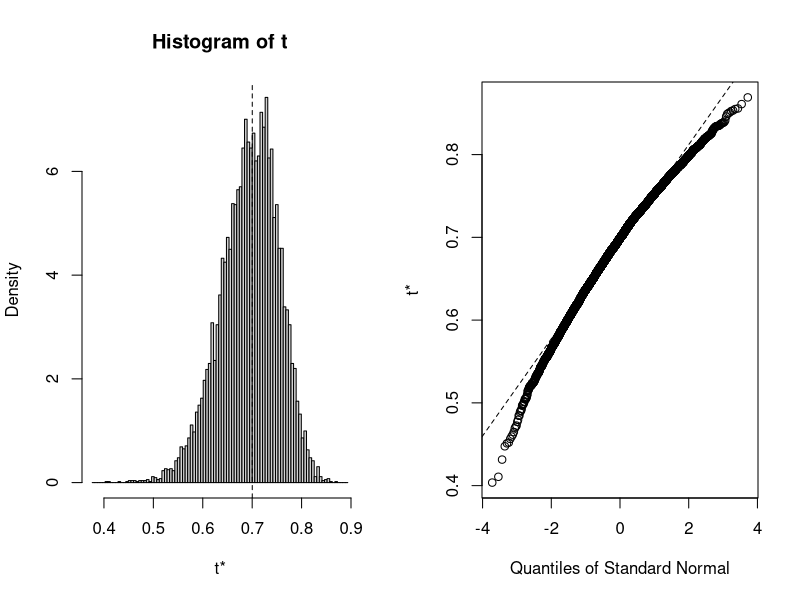
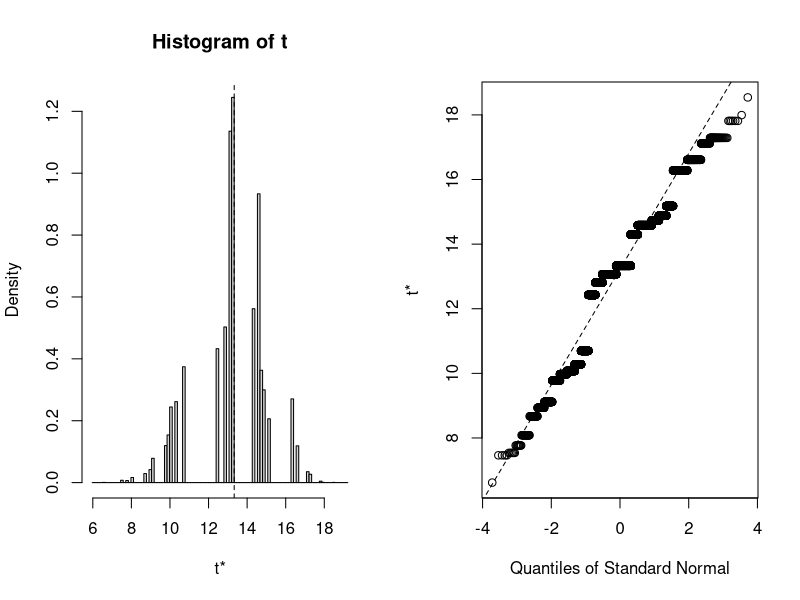
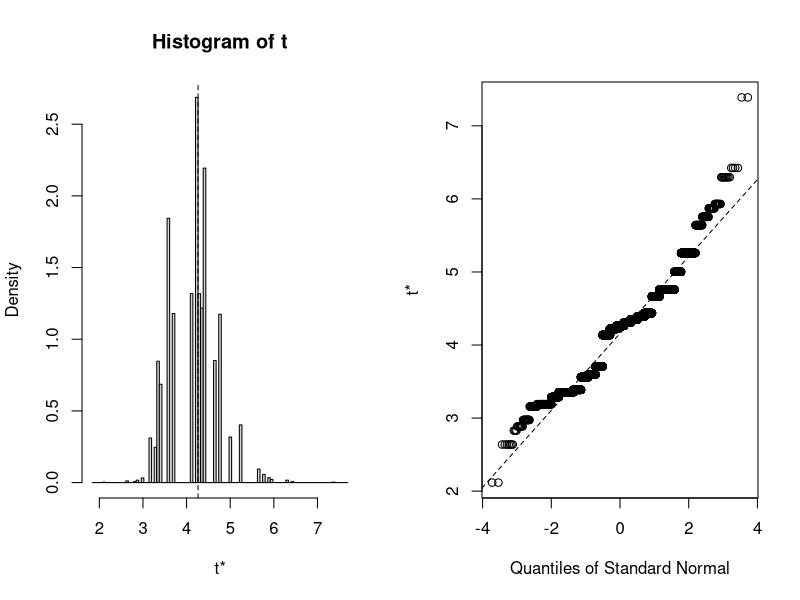
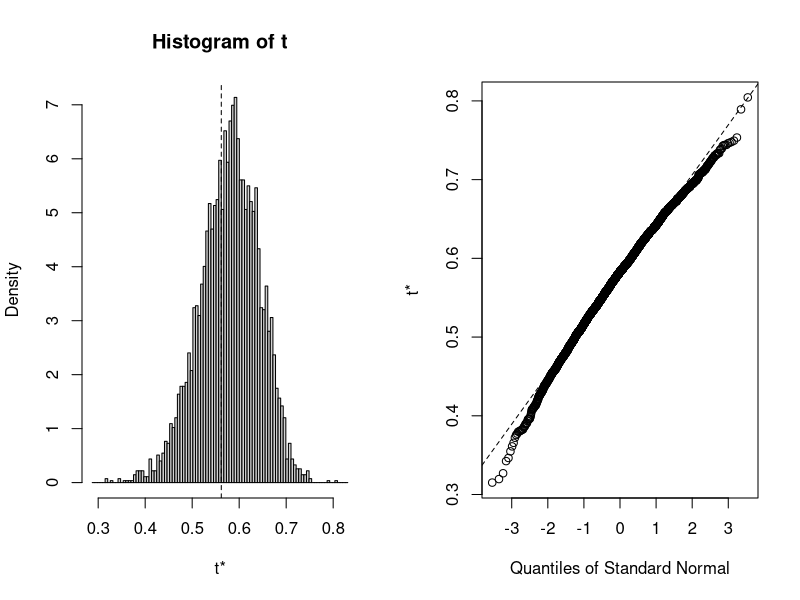

Write the R code that produced these figures, in order.
## ---- chunk 1
knitr::opts_chunk$set(echo = TRUE)
## ---- chunk 2
n <- 1000

B0 <- 1
B1 <- 0.8
B2 <- -1
B3 <- 0.3

set.seed(123)
X1 <- rnorm(n, mean = 20, sd = sqrt(5))
X2 <- sample(c(0, 1), size = n, replace = TRUE)
Z <- rnorm(n, mean = 0, sd = sqrt(0.5))

Y_sim <- B0 + B1 * X1 + B2 * X2 + B3 * X1 * X2 + Z

simulated_df <- data.frame(Y = Y_sim, X1 = X1, X2 = X2)
## ---- chunk 3
set.seed(123)
train_idx <- sample(1:nrow(simulated_df), nrow(simulated_df) * .8)

train_df <- simulated_df[train_idx, ]
test_df <- simulated_df[-train_idx, ]

# fit model on training
fit1 <- lm(Y ~ X1 + X2, data = train_df)
fit2 <- lm(Y ~ X1 + X2 + X1 * X2, data = train_df)

# predict on test
preds1 <- predict(fit1, newdata = test_df)
preds2 <- predict(fit2, newdata = test_df)

# calculate MSE
MSE_holdout1 <- mean((test_df$Y - preds1) ^ 2)
MSE_holdout2 <- mean((test_df$Y - preds2) ^ 2)
## ---- chunk 4
### 10-fold CV
K <- 10
set.seed(123)
# shuffle
idx <- sample(1:n, n)
kfold_df <- simulated_df[idx, ]
kfold_df <- cbind(kfold_df, fold = rep(1:K, each = 1000 / K))

all_MSE_kfold1 <- all_MSE_kfold2 <- c()
for (i in 1:K) {
    train_df <- kfold_df[kfold_df$fold != i, ]
    test_df <- kfold_df[kfold_df$fold == i, ]
    
    # fit model on training
    fit1 <- lm(Y ~ X1 + X2, data = train_df)
    fit2 <- lm(Y ~ X1 + X2 + X1 * X2, data = train_df)
    
    # predict on test
    preds1 <- predict(fit1, newdata = test_df)
    preds2 <- predict(fit2, newdata = test_df)
    # calculate MSE
    MSE1 <- mean((test_df$Y - preds1)^2)
    MSE2 <- mean((test_df$Y - preds2)^2)
    all_MSE_kfold1 <- c(all_MSE_kfold1, MSE1)
    all_MSE_kfold2 <- c(all_MSE_kfold2, MSE2)
}
MSE_kfold1 <- mean(all_MSE_kfold1)
MSE_kfold2 <- mean(all_MSE_kfold2)
## ---- chunk 5
### =1000-fold CV
K <- nrow(simulated_df)
set.seed(123)
# shuffle
idx <- sample(1:n, n)
LOO_df <- simulated_df[idx, ]
LOO_df <- cbind(LOO_df, fold = rep(1:K, each = 1000 / K))

all_MSE_LOO1 <- all_MSE_LOO2 <- c()
for (i in 1:K) {
    train_df <- LOO_df[LOO_df$fold != i, ]
    test_df <- LOO_df[LOO_df$fold == i, ]
    
    # fit model on training
    fit1 <- lm(Y ~ X1 + X2, data = train_df)
    fit2 <- lm(Y ~ X1 + X2 + X1 * X2, data = train_df)
    
    # predict on test
    preds1 <- predict(fit1, newdata = test_df)
    preds2 <- predict(fit2, newdata = test_df)
    # calculate MSE
    MSE1 <- mean((test_df$Y - preds1) ^ 2)
    MSE2 <- mean((test_df$Y - preds2) ^ 2)
    all_MSE_LOO1 <- c(all_MSE_LOO1, MSE1)
    all_MSE_LOO2 <- c(all_MSE_LOO2, MSE2)
}
MSE_LOO1 <- mean(all_MSE_LOO1)
MSE_LOO2 <- mean(all_MSE_LOO2)
## ---- chunk 6
# Model 1
MSE_holdout1; MSE_kfold1; MSE_LOO1
# Model 2
MSE_holdout2; MSE_kfold2; MSE_LOO2
## ---- chunk 7
### Bootstrap estimate of correlation betwen PSA and vol, median PSA, median vol
prca_df <- read.csv("../data/prostate_cancer.csv")

library(boot)

boot_func <- function(data, indices, cor.type = "spearman"){
  dt <- data[indices,]
  res <- c(cor(dt[, 1], dt[,2], method=cor.type),
           median(dt[,1]),
           median(dt[,2]))
  return(res)
}

bs_res <- boot(prca_df, boot_func, R = 10000)
bs_res

# bootstrap realizations
head(bs_res$t)
# bias
colMeans(bs_res$t)
colMeans(bs_res$t) - bs_res$t0
# SE
apply(bs_res$t, 2, sd)

## distribution of realizations
plot(bs_res, index = 1)
plot(bs_res, index = 2)
plot(bs_res, index = 3)

?boot.ci
boot.ci(bs_res, index = 1, type = "basic")
## ---- chunk 8
### Bootstrap estimate of adjusted R squared for the multiple regression model from week 11
prca_df$PSA <- log(prca_df$PSA)

prca_df$Gleason <- as.factor(prca_df$Gleason)
prca_df$invasion <- as.factor(prca_df$invasion)

boot_func2 <- function(data, indices){
    dt <- data[indices,]
    tmp <- lm(dt[, 1] ~ dt[, 2] + dt[, 5] + dt[, 6] + dt[, 8])
    tmp <- summary(tmp)
    res <- tmp$adj.r.squared
    return(res)
}

bs_res <- boot(prca_df, boot_func2, R = 5000)
bs_res

## distribution of realizations
plot(bs_res)

boot.ci(bs_res, index = 1)
